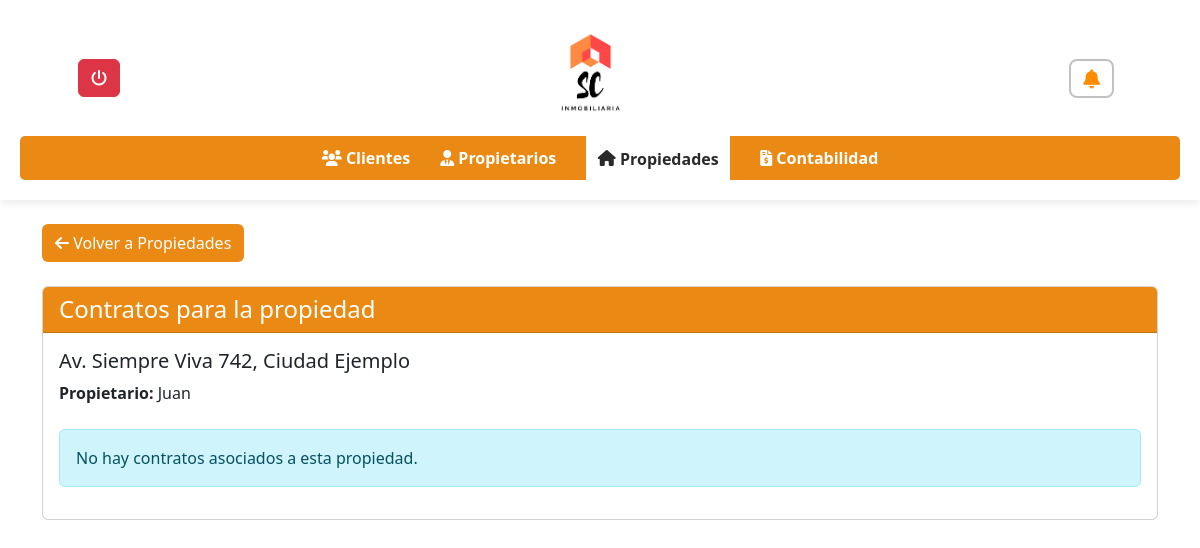
Page /inmobiliaria/ver_contrato.php?id=1 (signed in) on the earlier database version.
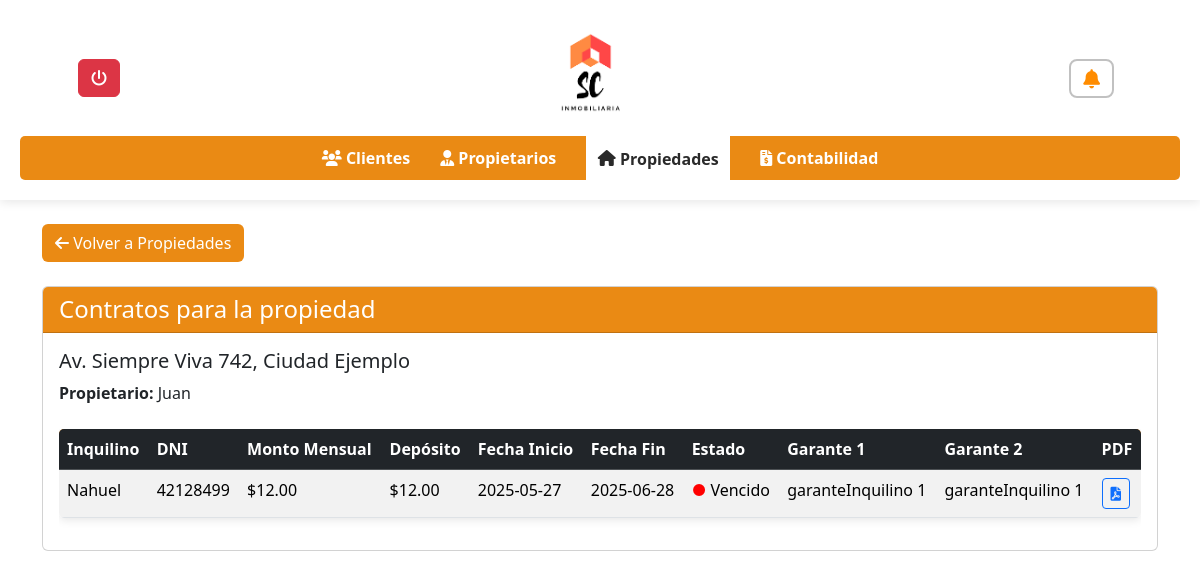
Same page on the later database version.
### tables this page shows
CREATE TABLE `contratos` (
  `ContratoID` int(11) NOT NULL,
  `ClienteID` int(11) NOT NULL,
  `InquilinoID` int(11) NOT NULL,
  `PropiedadID` int(11) NOT NULL,
  `GaranteInquilinoID` int(11) DEFAULT NULL,
  `fecha_inicio` date NOT NULL,
  `fecha_fin` date NOT NULL,
  `canon_mensual` decimal(10,2) NOT NULL,
  `deposito` decimal(10,2) DEFAULT 0.00,
  `estado` enum('activo','vencido','rescindido') DEFAULT 'activo',
  `alerta_enviada` tinyint(1) DEFAULT 0,
  `creado_en` timestamp NOT NULL DEFAULT current_timestamp()
);

CREATE TABLE `inquilinos` (
  `InquilinoID` int(11) NOT NULL,
  `Fecha` date DEFAULT NULL,
  `Nombre` varchar(50) NOT NULL,
  `Apellido` varchar(50) NOT NULL,
  `DNI` varchar(20) NOT NULL,
  `Telefono` varchar(20) DEFAULT NULL,
  `Mail` varchar(100) DEFAULT NULL,
  `ClienteID` int(11) DEFAULT NULL,
  `PropiedadID` int(11) DEFAULT NULL
);

CREATE TABLE `garantesinquilinos` (
  `GaranteInquilinoID` int(11) NOT NULL,
  `Fecha` date NOT NULL,
  `Nombre` varchar(50) NOT NULL,
  `Apellido` varchar(50) NOT NULL,
  `Direccion` varchar(100) NOT NULL,
  `DNI` varchar(20) NOT NULL,
  `DireccionPersonal` varchar(100) DEFAULT NULL,
  `Telefono` varchar(20) DEFAULT NULL,
  `Mail` varchar(100) DEFAULT NULL,
  `InquilinoID` int(11) DEFAULT NULL
);

### inmobiliaria/ver_contrato.php (the view, shortened to what the changed rows need)
<!DOCTYPE html>
<html lang="es">
<head>
    <link rel="stylesheet" href="https://cdnjs.cloudflare.com/ajax/libs/font-awesome/6.0.0/css/all.min.css">
    <link rel="stylesheet" href="styles.css">
    <link rel="stylesheet" href="notificacion.css">
    <link href="https://cdn.jsdelivr.net/npm/bootstrap@5.3.3/dist/css/bootstrap.min.css" rel="stylesheet">
    <link rel="stylesheet" href="//cdn.datatables.net/2.2.2/css/dataTables.dataTables.min.css">
</head>
<body>
    <div class="container mt-4">
        <?php
        include 'conexion.php';
        $propiedadID = isset($_GET['id']) ? intval($_GET['id']) : null;
        $propiedadQuery = "
            SELECT p.Direccion, p.Ciudad, cl.Nombre AS ClienteNombre
            FROM propiedades p
            JOIN clientes cl ON p.ClienteID = cl.ClienteID
            WHERE p.PropiedadID = $propiedadID
        ";
        $propiedadResult = mysqli_query($conn, $propiedadQuery);
        if ($propiedadRow = mysqli_fetch_assoc($propiedadResult)) {
            $direccion = $propiedadRow['Direccion'];
            $ciudad = $propiedadRow['Ciudad'];
            $nombrePropietario = $propiedadRow['ClienteNombre'];
        } else {
            echo '<div class="alert alert-warning">Propiedad no encontrada.</div>';
            exit;
        }
        ?>
        <div class="card mb-4">
            <div class="card-header text-white" style="background-color:rgba(233, 128, 0, 0.92);">
                <h2 class="h4 mb-0">Contratos para la propiedad</h2>
            </div>
            <div class="card-body">
                <h3 class="h5"><?php echo "$direccion, $ciudad"; ?></h3>
                <p class="mb-4"><strong>Propietario:</strong> <?php echo $nombrePropietario; ?></p>
                <?php
               $hoy = date('Y-m-d');
$actualizar = "
    UPDATE contratos
    SET estado = 'vencido'
    WHERE fecha_fin < '$hoy' AND estado = 'activo'
";
mysqli_query($conn, $actualizar);
                $sql = "
                    SELECT c.*,
                           i.Nombre AS InquilinoNombre,
                           i.DNI AS InquilinoDNI,
                           g1.Nombre AS Garante1Nombre,
                           g2.Nombre AS Garante2Nombre
                    FROM contratos c
                    JOIN inquilinos i ON c.InquilinoID = i.InquilinoID
                    LEFT JOIN garantesinquilinos g1 ON c.GaranteinquilinoID = g1.GaranteInquilinoID
                    LEFT JOIN garantesinquilinos g2 ON c.GaranteInquilinoID = g2.GaranteInquilinoID
                    WHERE c.PropiedadID = $propiedadID
                ";
                $result = mysqli_query($conn, $sql);
                if (mysqli_num_rows($result) > 0) {
                ?>
                    <div class="table-responsive">
                        <table class="table table-striped table-hover">
                            <thead class="table-dark">
                                <tr>
                                    <th>Inquilino</th>
                                    <th>DNI</th>
                                    <th>Monto Mensual</th>
                                    <th>Depósito</th>
                                    <th>Fecha Inicio</th>
                                    <th>Fecha Fin</th>
                                    <th>Estado</th>
                                    <th>Garante 1</th>
                                    <th>Garante 2</th>
                                    <th>PDF</th>
                                </tr>
                            </thead>
                            <tbody>
                                <?php
                               while ($row = mysqli_fetch_assoc($result)) {
    $estado = '';
    $hoy = date('Y-m-d');
    $color = '';
    if ($row['fecha_fin'] < $hoy) {
        $estado = 'Vencido';
        $color = 'red';
    } elseif ($row['fecha_inicio'] <= $hoy && $row['fecha_fin'] >= $hoy) {
        $estado = 'Activo';
        $color = 'green';
    } else {
        $estado = 'Indefinido';
        $color = 'gray';
    }
                            echo "<tr>
                                <td>{$row['InquilinoNombre']}</td>
                                <td>{$row['InquilinoDNI']}</td>
                                <td>\${$row['canon_mensual']}</td>
                                <td>\${$row['deposito']}</td>
                                <td>{$row['fecha_inicio']}</td>
                                <td>{$row['fecha_fin']}</td>
                                <td><span style='color: $color;'>●</span> $estado</td>
                                <td>{$row['Garante1Nombre']}</td>
                                <td>{$row['Garante2Nombre']}</td>
                                <td>
                                     <form action='generar_pdf.php' method='get' target='_blank'>
                                     <input type='hidden' name='contrato_id' value='{$row['ContratoID']}'>
                                     <input type='hidden' name='id' value='$propiedadID'>
                                      <button type='submit' class='btn btn-outline-primary btn-sm' title='Generar PDF'>
                                        <i class='fas fa-file-pdf'></i>
                                      </button>
                                     </form>
                                 </td>
                            </tr>";
                                }
                                ?>
                            </tbody>
                        </table>
                    </div>
                <?php
                } else {
                    echo '<div class="alert alert-info">No hay contratos asociados a esta propiedad.</div>';
                }
                ?>
            </div>
        </div>
    </div>
</body>
</html>

Differences in the rows shown:
added contratos: InquilinoID.Nombre "Nahuel", InquilinoID.DNI "42128499", canon_mensual "12.00", deposito "12.00", fecha_inicio "2025-05-27", fecha_fin "2025-06-28", fecha_fin "Vencido", GaranteInquilinoID.Nombre "garanteInquilino 1"
Other differences:
text no longer shown: "No hay contratos asociados a esta propiedad."
text now shown: "Inquilino DNI Monto Mensual Depósito Fecha Inicio Fecha Fin Estado Garante 1 Garante 2 PDF"
